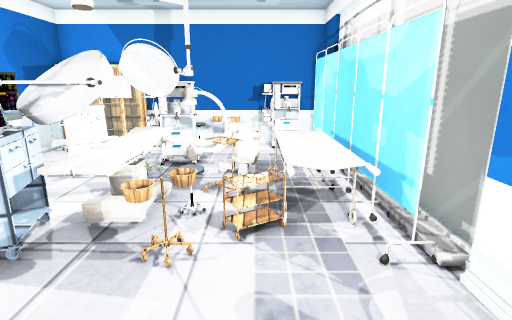
view 1 (above)

14 first-person views from a walk through a scene from a Unity 3-D project. The camera is 1.4 m above the floor, tilts 14° down and sees 80° across. The floor is counted in squares, 0.5 m on a side. Each view is taken from the middle of a square. On the plan, view 1 faces up. The plan holds only what a view shows up to about 20 squares ahead; the rest is blank. The place goes on beyond the plan. The player is left out. Door leaves are left out, so doorways stand open. Some surface patterns are stand-ins.

view 2
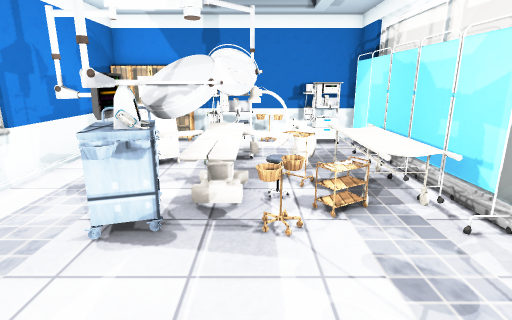

view 3
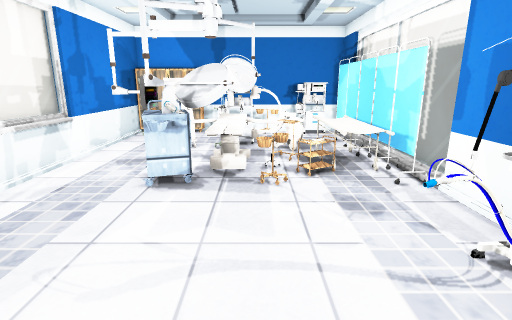

view 4
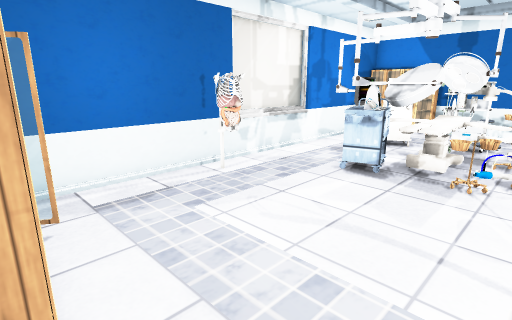

view 5
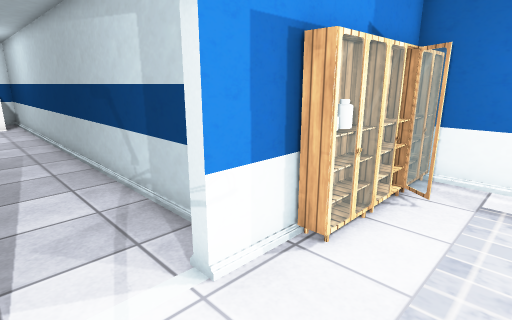

view 6
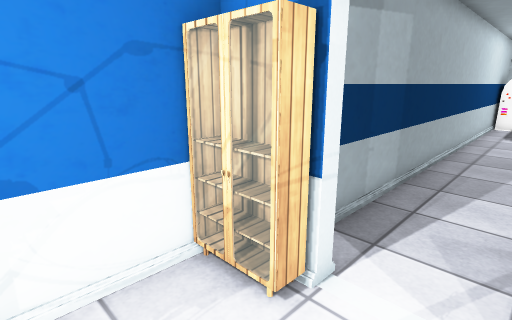

view 7
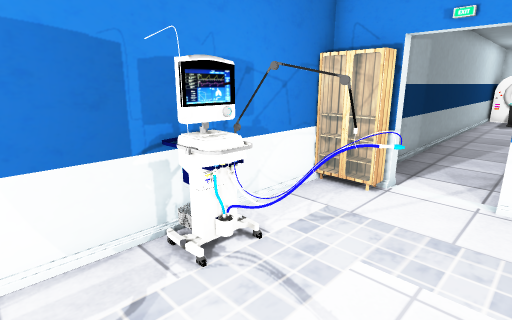

view 8
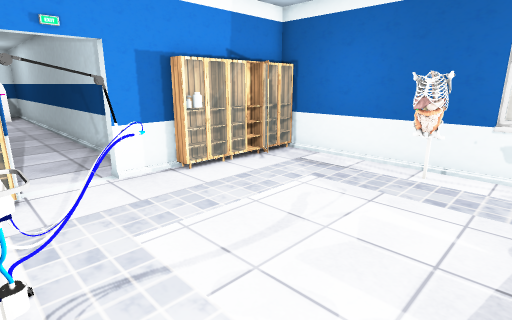

view 9
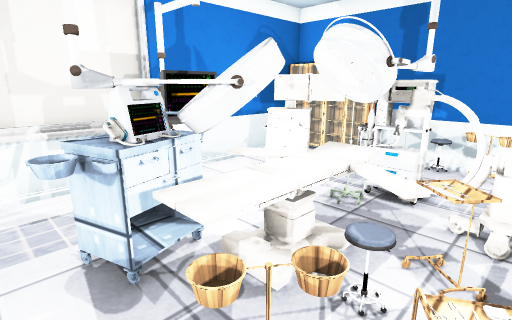

view 10
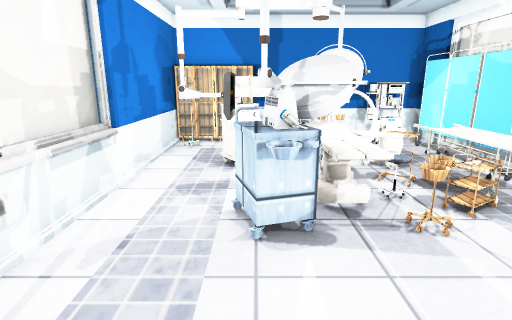

view 11
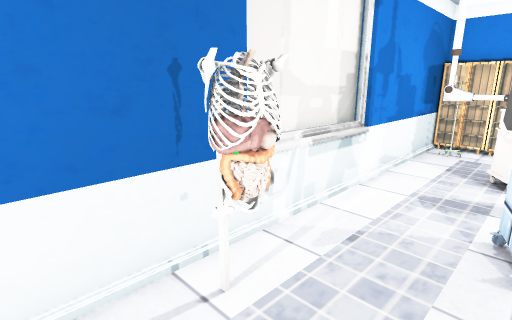

view 12
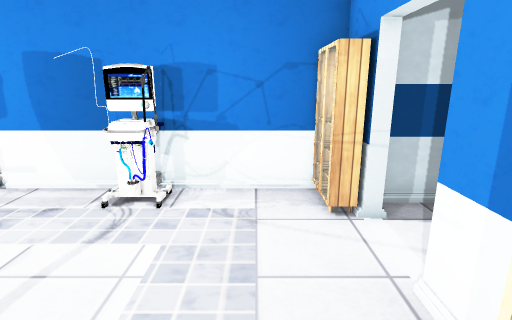

view 13
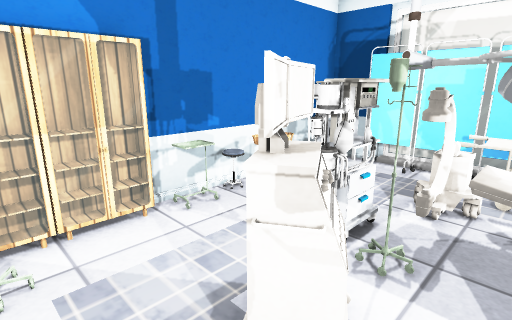

view 14
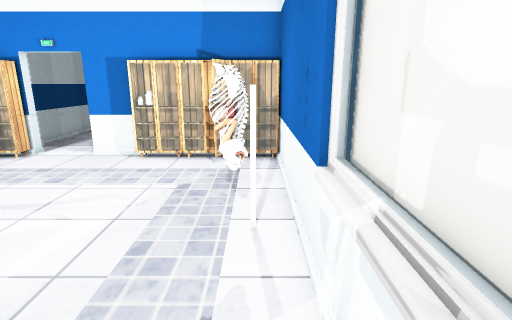

### Floor plan
Key: @ floor where view 1 was taken; # wall or solid block; x gap in a wall; . floor; / step, stairs or slope; D open door; = window, fence, low wall or low ledge; ^ raised ledge; v drop or lower ground; S shelf; T table; C curtain; L lamp; H thing the floor can be seen under or through; O other object.
Columns run from 10 left of view 1 to 4 right of it. Each row starts with its distance up from view 1.
 15  SSSSSv/vvvvvv
 14  #SSSS^/TT###v
 13  v# .......##v
 12  #..........C==
 11  #...##^^....=
 10  #..####L#==C=
  9  #..#=#LL##=#=
  8  #....#LLT.=C=
  7  =.LL####T.OC=
  6 ==..LOLL=.OOC=
  5 ==...O##=T.xC=
  4  =...OO T....#
  3  =...........#
  2  vHH.........#
  1  vHO........Hv
  0  #........@.H#
 -1  #.......=HHHv
 -2  #...........#
 -3  #...........#
 -4  v.S.........v
 -5   SSSS S##.SS#
 -6         vDDDv
 -7         #...#
 -8         #...#
 -9         #...#
-10         #...#
-11         #...#
-12         #...#
-13         #...#
-14         #...#
-15         #...#
-16         #...#
-17         #...#
-18         #...#

Where each view was taken, in squares from view 1:
view 1: 0 up, 0 right, facing up
view 2: 1 down, 2 left, facing up
view 3: 4 down, 2 left, facing up
view 4: 5 down, 0 right, facing up-left
view 5: 2 down, 1 right, facing down-left
view 6: 2 down, 1 left, facing down-right
view 7: 3 up, 2 left, facing down-right
view 8: 4 up, 2 right, facing down-left
view 9: 3 up, 0 right, facing up-left
view 10: 1 down, 5 left, facing up
view 11: 1 down, 5 left, facing up-left
view 12: 3 down, 5 left, facing right
view 13: 8 up, 8 left, facing up-right
view 14: 7 up, 8 left, facing down
